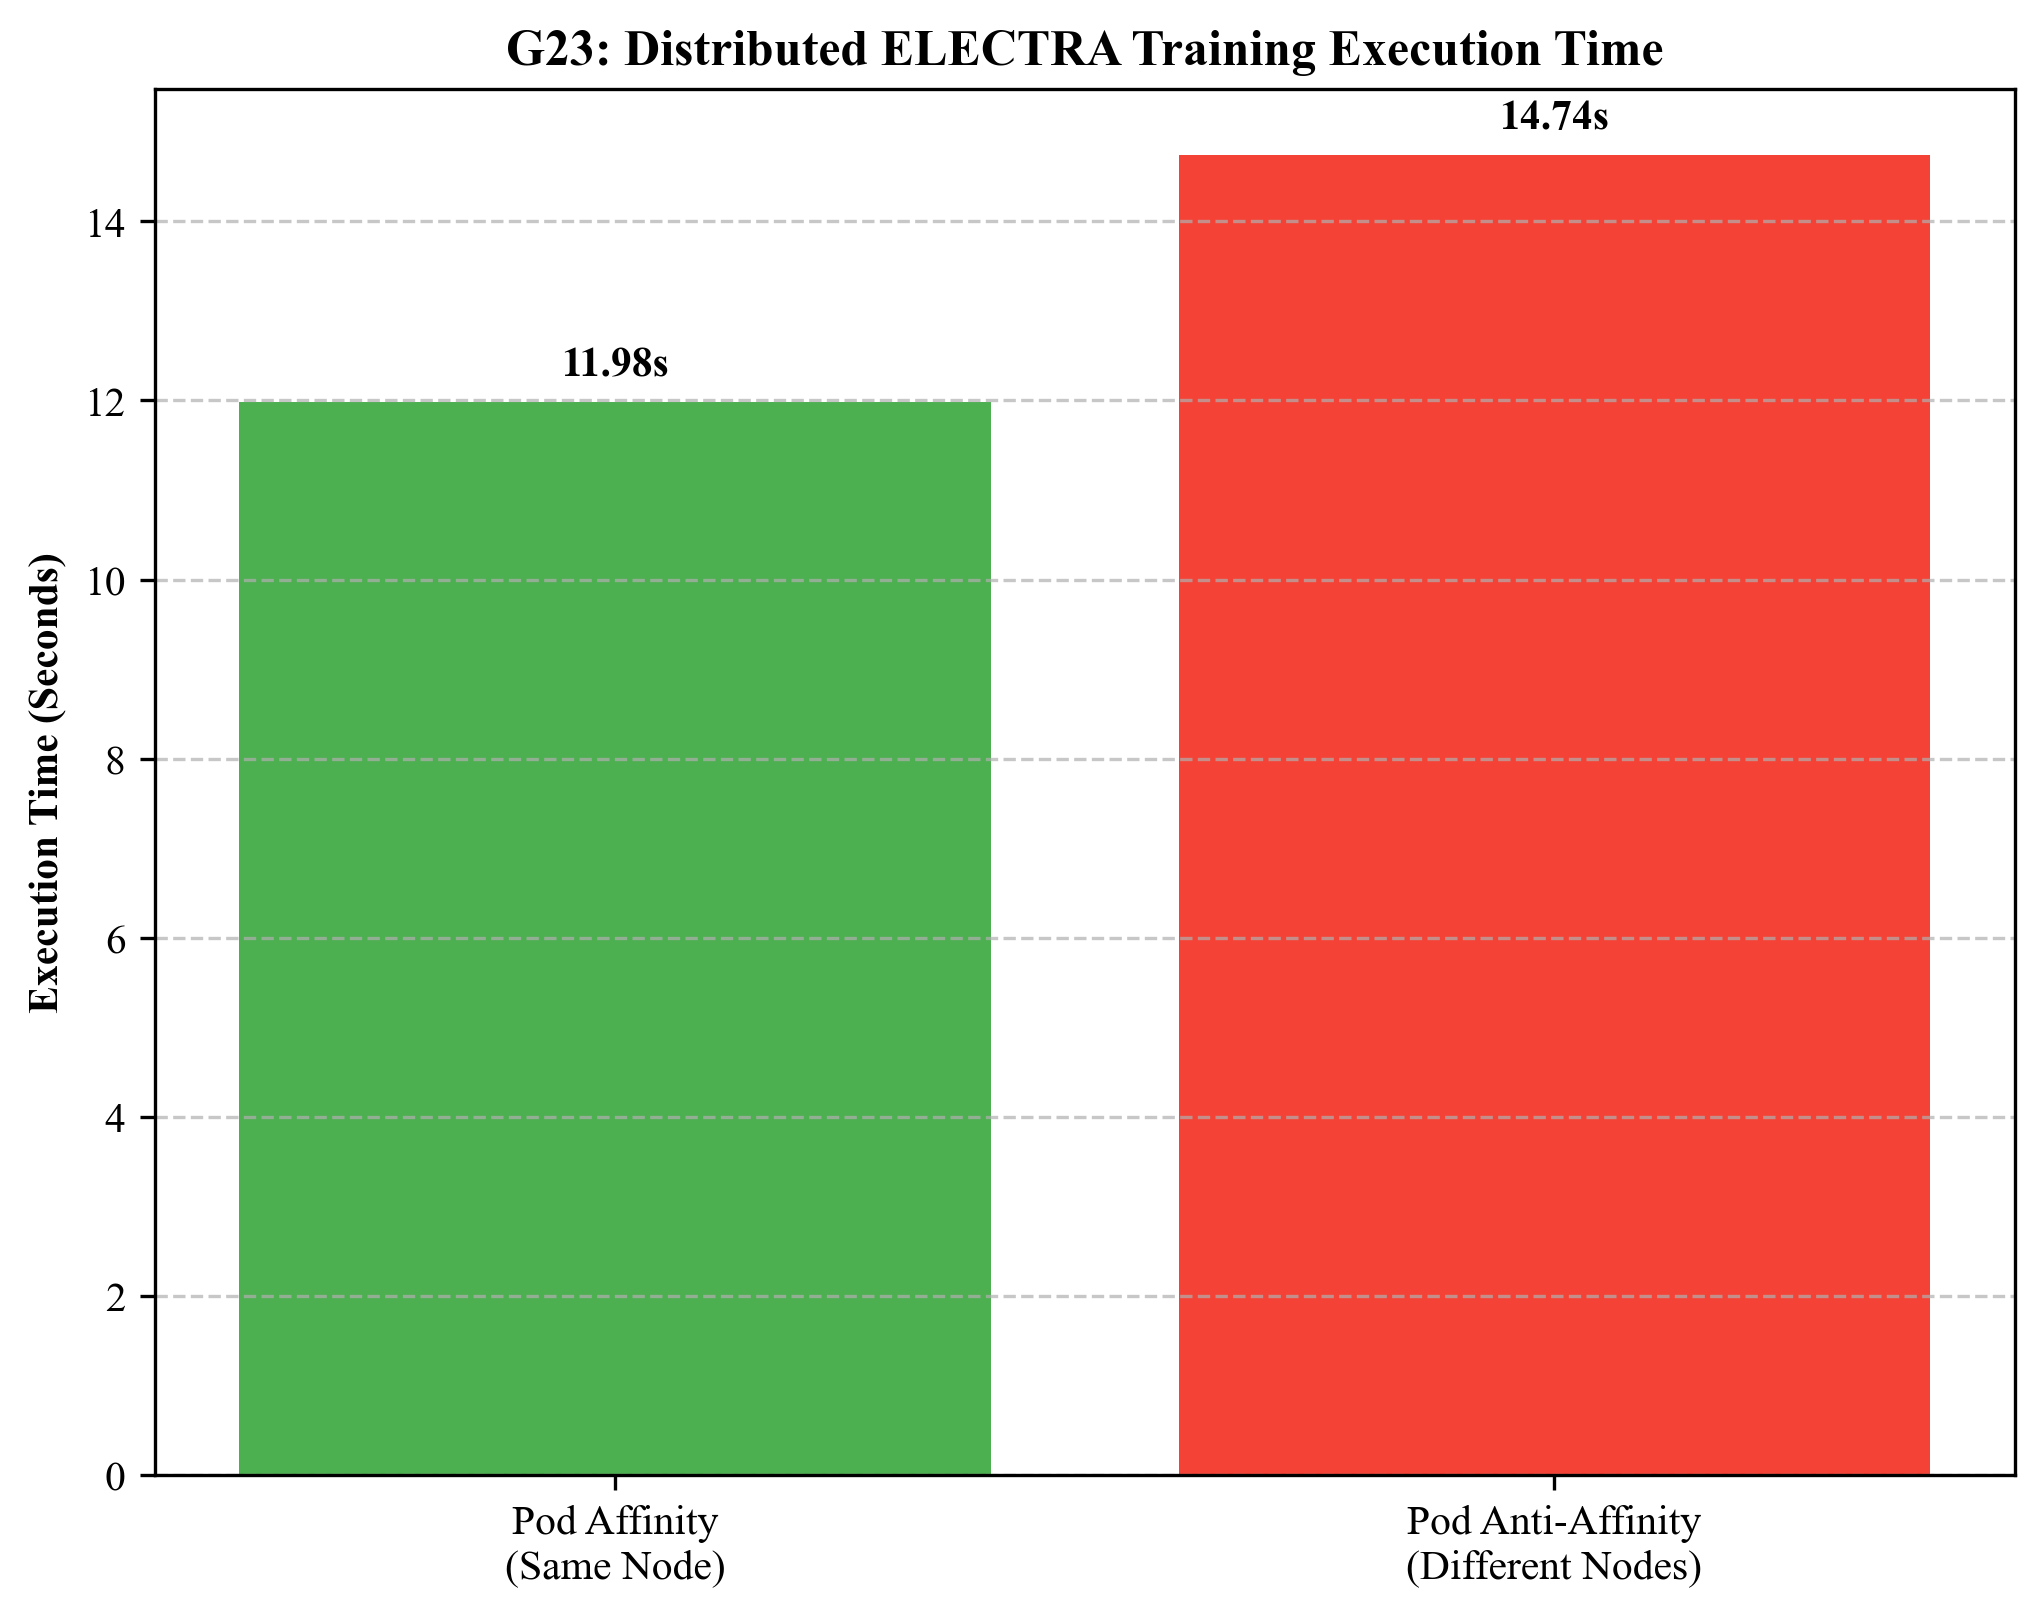

This chart was generated by the following Python code:
# G23_plot.py
import matplotlib.pyplot as plt
import matplotlib

# Set font to Times New Roman
matplotlib.rcParams['font.family'] = 'Times New Roman'


# STRICTLY HARDCODED VALUES - DO NOT IMPORT CSV HERE
configurations = ['Pod Affinity\n(Same Node)', 'Pod Anti-Affinity\n(Different Nodes)']
execution_times_seconds = [11.98, 14.74] 

plt.figure(figsize=(8, 6))
bars = plt.bar(configurations, execution_times_seconds, color=['#4CAF50', '#F44336'])

# Adding value labels on top of bars
for bar in bars:
    yval = bar.get_height()
    plt.text(bar.get_x() + bar.get_width()/2, yval + 0.2, f"{yval}s", ha='center', va='bottom', fontweight='bold')

plt.title('G23: Distributed ELECTRA Training Execution Time', fontweight='bold')
plt.ylabel('Execution Time (Seconds)', fontweight='bold')
plt.grid(axis='y', linestyle='--', alpha=0.7)

plt.savefig('G23_plot.png', dpi=300, bbox_inches='tight')
print("Plot saved as G23_plot.png")
